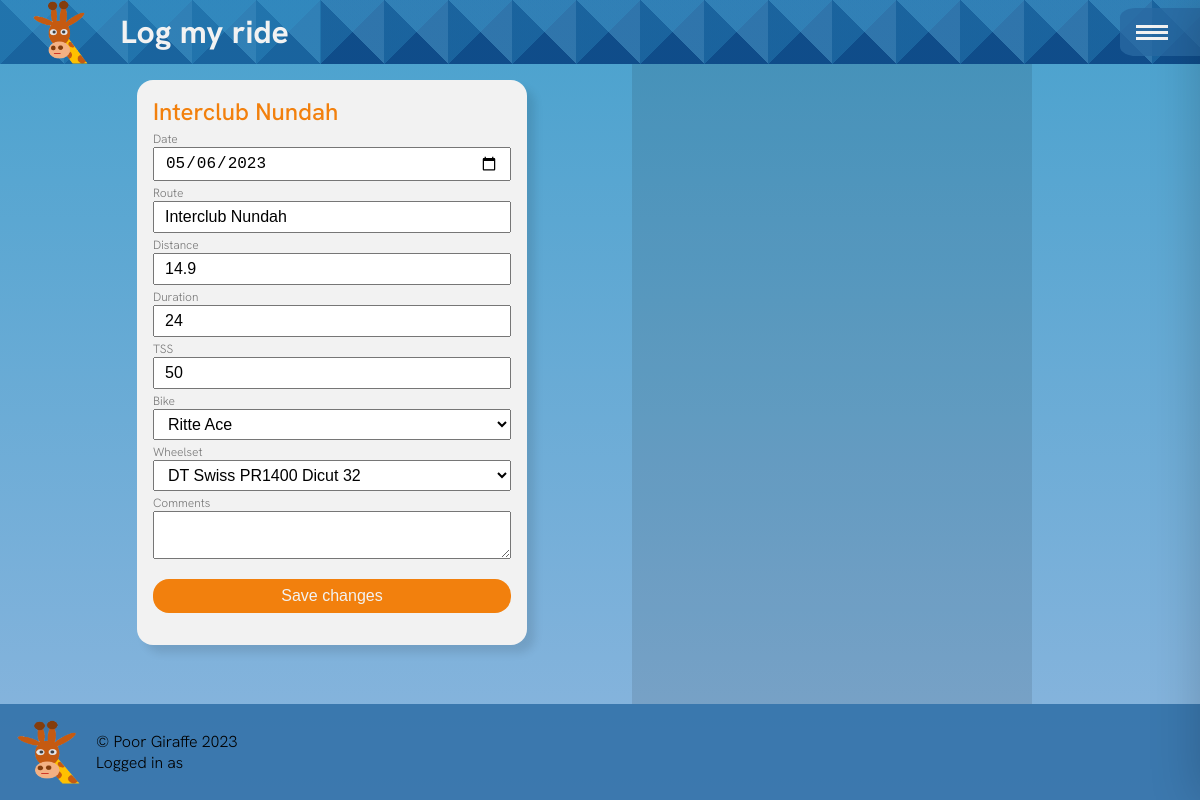
Page /log/3142 on the earlier database version.
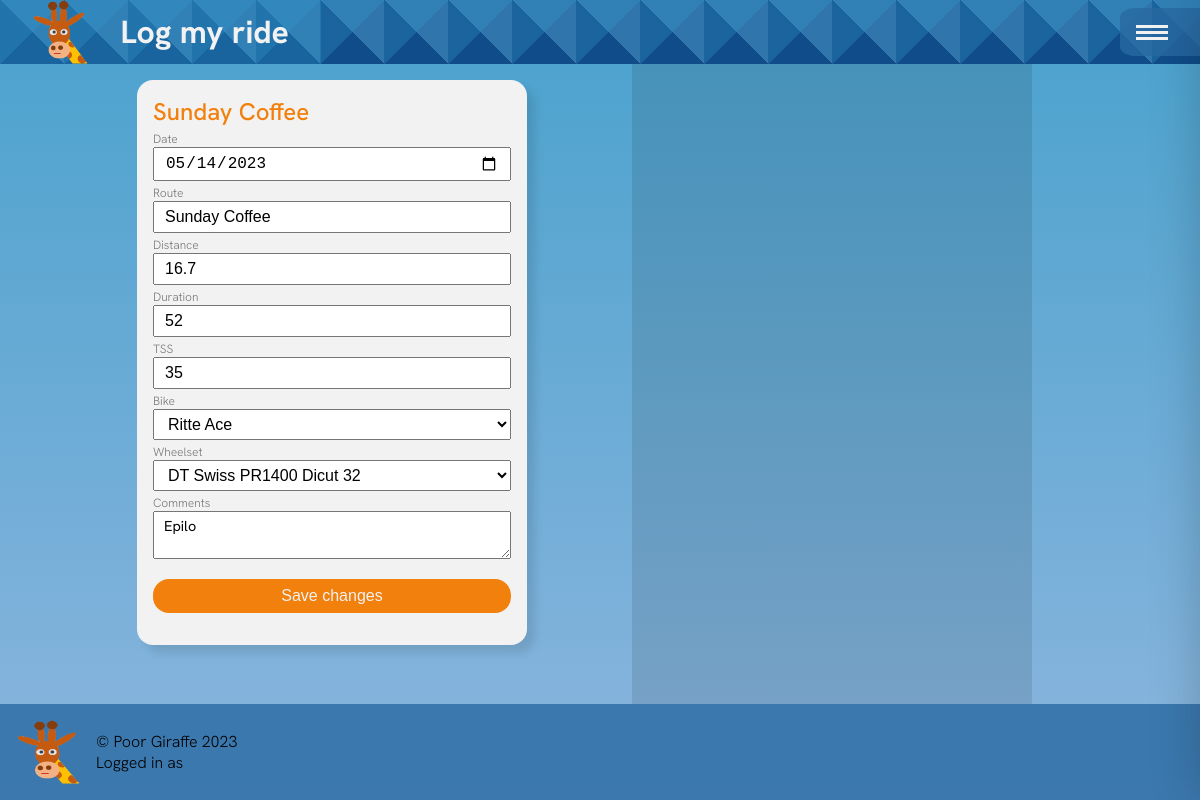
Same page on the later database version.
### log/models.py (models this page shows, shortened)
class RideDetail(models.Model):
	user = models.ForeignKey(User, on_delete=models.CASCADE)
	bike_name = models.ForeignKey(BikeDetail, on_delete=models.CASCADE, null=True)
	wheelset = models.ForeignKey(Wheelsets, on_delete=models.CASCADE, null=True)
	ride_date = models.DateField(blank=True, help_text="Ride date")
	ride_name = models.CharField(max_length=100, help_text="Route description")
	ride_distance = models.DecimalField(max_digits=5, decimal_places=1, help_text='Distance in km')
	ride_time = models.IntegerField(help_text="Ride time in minutes")
	ride_tss = models.IntegerField(help_text="Training Stress Score")
	ride_comment = models.TextField(blank=True, null=True, help_text="Optional comments")

### log/views.py (the view, shortened to what this page needs)
# urls.py: path('<pk>', RideEdit.as_view(), name="ride-edit"),
class RideEdit(TemplateView):
	def get(self, request, pk=None):
		template_name = "ride.html"
		ride = get_object_or_404(RideDetail, id=pk)
		form = RideEditForm(request.POST or None, instance = ride)
		context = {
			'ride': ride,
			'form': form,
		}
		return render(request, template_name, context)

### log/forms.py (shortened to what this page needs)
class RideEditForm(forms.ModelForm):
	wheelset = forms.ModelChoiceField(queryset=Wheelsets.objects.all(), empty_label=None)
	bike_name = forms.ModelChoiceField(queryset=BikeDetail.objects.all(), empty_label=None)
	ride_comment = forms.CharField(widget=forms.Textarea(attrs={"rows": "2"}))
	class Meta:
		model = RideDetail
		fields = [
			'ride_date',
			'ride_name',
			'ride_distance',
			'ride_time',
			'ride_tss',
			'ride_comment',
			'bike_name',
			'wheelset'
			]
	def __init__(self, *args, **kwargs):
		user=kwargs.pop('user', None)
		super().__init__(*args, **kwargs)
		self.fields["ride_comment"].required = False
		if user:
			self.fields['bike_name'].queryset = BikeDetail.objects.filter(user=user, date_sold__isnull=True)
			self.fields['wheelset'].queryset = Wheelsets.objects.filter(user=user)

### bike/models.py (called while the page is built)
	def __str__(self):
		return self.bike_description

	def __str__(self):
		return self.wheels_name

### log/templates/ride.html (shortened to what this page needs)
{% extends 'base.html' %}
{% block body %}
<main>
	<div class="main__container">
			<form id="form" class="card card__input" action = "" method="post">
				<h2>{{ ride.ride_name }}</h2>
				<div class="card__input-info">
					<label for="ride_date">Date</label>
					<input type="date" name="ride_date" id="id_ride_date" value="{{ ride.ride_date|date:'Y-m-d' }}">
				</div>
				<div class="card__input-info">
					<label for="ride_name">Route</label>
					{{ form.ride_name }}
				</div>
				<div class="card__input-info">
					<label for="ride_distance">Distance</label>
					{{ form.ride_distance }}
				</div>
				<div class="card__input-info">
					<label for="ride_time">Duration</label>
					{{ form.ride_time }}
				</div>
				<div class="card__input-info">
					<label for="ride_tss">TSS</label>
					{{ form.ride_tss }}
				</div>
				<div class="card__input-info">
					<label for="bike_name">Bike</label>
					{{ form.bike_name }}
				</div>
				<div class="card__input-info">
					<label for="wheelset">Wheelset</label>
					{{ form.wheelset}}
				</div>
				<div class="card__input-info">
					<label for="ride_comment">Comments</label>
					{{ form.ride_comment }}
				</div>
				<div class="card__input-info">
					<input type="submit" value="Save changes">
				</div>
			</form>
		</div>
		<div class="sidebar"></div>
</main>
{% endblock %}

### log/templates/base.html (shortened to what this page needs)
<!DOCTYPE html>
<html>
<head>
  {% load static %}
  <link rel="stylesheet" type="text/css" href="{% static 'css/menu.css' %}">
  <link rel="stylesheet" type="text/css" href="{% static 'css/style.css' %}">
</head>
<body class="plain">
  <div class="navbar">
    <div class="nav__logo">
      <a href="{% url 'log:log' %}">
        <img src='/static/images/poor_giraffe.png'>
        <h1>Log my ride</h1>
      </a>
    </div>
    <div class="nav__toggle">
      <span class="hamburger"></span>
    </div>
</div>
{% block body %}
{% endblock %}
<div class='footer'>
  <div class="footer__items">
    <img src="/static/images/poor_giraffe.png">
  </div>
  <div class="footer__footnotes">
    <a href="#"><p>&copy; Poor Giraffe 2023</p></a>
    <p>Logged in as {{ user.username }}</p>
  </div>
</div>
</body>
</html>

### static/css/menu.css (style rules this page uses)
a { text-decoration: none; color: inherit; }
.navbar { width: 100vw; background: linear-gradient( -45deg, transparent 50%, var(--clr-hover) 50%), linear-gradient( 45deg, var(--clr-ctl) 50%, var(--clr-nav) 50%); background-size: 4rem 4rem; display: flex; justify-content: space-between; align-items: center; overflow: hidden; position: relative; }
.nav__logo a { display: flex; place-items: center; padding: 0 2rem; gap: 2rem; color: var(--clr-card); }
.nav__logo img { height: 4rem; }
.nav__toggle { width: 5rem; height: 3rem; background: var(--clr-nav); border: 0; border-radius: 20% 0 0 20%; display: flex; align-items: center; justify-content: center; transform: translateX(0); transition: transform 350ms cubic-bezier(0.5, 0, 0.5, 1.1); padding-right: 1rem; }
.hamburger { position: relative; }
.hamburger, .hamburger::before, .hamburger::after { width: 2rem; height: 3px; background: var(--clr-card); transition-property: transform opacity; transition-timing-function: cubic-bezier(0.175, 0.885, 0.32, 1.1275); transition-duration: 800ms; }
.hamburger::before, .hamburger::after { content: ''; position: absolute; left: 0; }
.hamburger::before { bottom: 6px; }
.hamburger::after { top: 6px; }

### static/css/style.css (style rules this page uses)
:root { --clr-background: linear-gradient(hsl(200 58% 50% / 0.9), hsl(210 58% 65% / 0.8)); --clr-nav: hsl(208, 60%, 40%, 0.8); --clr-circle: hsl(30, 90%, 50%); --clr-primary: hsl(30, 90%, 50%); --clr-shadow: hsl(0 0% 0% / 0.1); --clr-hover: hsl(200 60% 50% / 0.3); --clr-border: hsl(0, 0%, 100%); --clr-card: hsl(0, 0%, 95%); --clr-atl: hsl(309, 50%, 80%); --clr-ctl: hsl(210, 80%, 30%); --clr-tsb: hsl(50, 75%, 42%); --clr-bike: hsl(50, 100%, 100%); --sidebar-width: 400px; --clr-high: #ee6352; --clr-dark: #333333; --clr-neutral: #dddddd; --clr-light: #f4f5f0; }
html { font-size: 14px; }
*, *::before, *::after { box-sizing: border-box; }
h1 { color: var(--clr-card); }
h2 { color: var(--clr-primary); font-weight: 500; }
* { margin: 0; padding: 0; }
body { background: var(--clr-background); min-height: 100vh; font-family: HankenGrotesk; font-weight: 300; position: relative; overflow-x: hidden; left: 0; }
.plain { animation: none; background-color: var(--clr-light); }
.footer { width: 100vw; background: var(--clr-nav); display: flex; place-items: center; padding: 1rem; gap: 1rem; }
.footer__items { display: flex; }
.footer__items img { height: 4rem; aspect-ratio: 1 / 1; }
main { min-height: calc(100vh - 10rem); max-width: 1000px; margin: 0rem; display: grid; grid-template-columns: 1fr; place-content: start center; overflow: hidden; }
.main__container, .sidebar { padding: 1rem; display: grid; grid-gap: 1rem; place-content: start center; }
.sidebar { background: var(--clr-shadow); padding: 1rem 0; }
@media (min-width: 840px) { html { font-size: 16px; } }
@media (min-width: 840px) { main { margin-left: 2rem; grid-template-columns: 1fr var(--sidebar-width); } }
@media (min-width: 840px) { .sidebar { min-height: calc(100vh - 10rem); } }
.card { width: clamp(360px, 390px, 390px); margin: auto; padding: 1rem; background: var(--clr-card); border-radius: 1rem; box-shadow: 0.5rem 0.5rem 0.5rem 0 var(--clr-shadow); }
.card__input { grid-row: 2 span 3; display: grid; grid-template-columns: repeat(3, 1fr); place-content: center; grid-gap: 0.25rem 1rem; }
.card__input h2 { grid-column: span 3; }
.card__input p, .card__input-info, .ride__input-info { grid-column: span 3; display: flex; flex-direction: column; justify-content: space-between; flex-wrap: wrap; }
.card__input input, .card__input textarea, .card__input-info input, .ride__input-info input, .card__input-info textarea, .ride__input-info textarea, .card__input-info select, .ride__input-info select { font-size: inherit; width: 100%; padding: 5px 10px; }
.card__input-info label, .ride__input-info label { font-size: 0.75rem; opacity: 0.5; }
.card__input textarea { font-family: inherit; font-size: 0.9rem; rows: 2; }
button, .card__input-info input[type='submit'], .ride__input-info input[type='submit'] { width: 100%; margin: 1rem auto; padding: 0.5rem 3rem; color: var(--clr-card); background: var(--clr-circle); border: 1px solid var(--clr-background); border-radius: 1rem; cursor: pointer; }

Differences in the rows shown:
changed RideDetail "Ritte Ace": ride_name "Interclub Nundah" → "Sunday Coffee"; ride_date "05/06/2023" → "05/14/2023"; ride_distance "14.9" → "16.7"; ride_time "24" → "52"; ride_tss "50" → "35"; ride_comment (not shown) → "Epilo"
